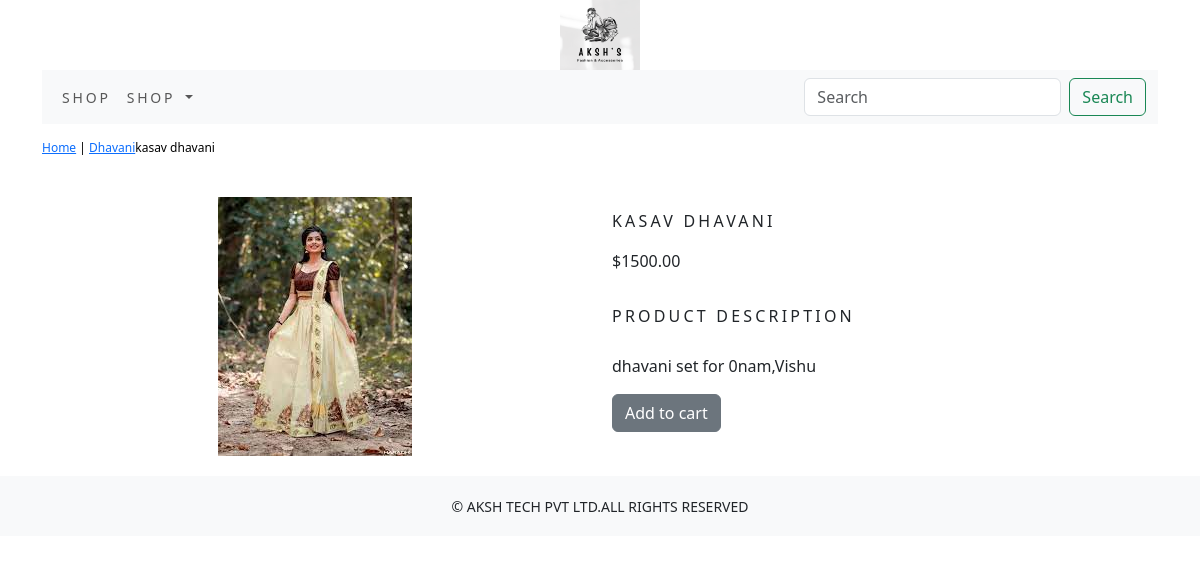
Page /shop/dhavani/kasav-dhavani/ on the committed database.
### shop/models.py (models this page shows, shortened)
class Product(models.Model):
    name=models.CharField(max_length=250,unique=True)
    slug=models.SlugField(max_length=250,unique=True)
    description=models.TextField(blank=True)
    price=models.DecimalField(max_digits=10,decimal_places=2)
    category=models.ForeignKey(Category,on_delete=models.CASCADE)
    image=models.ImageField(upload_to='product',blank=True)
    stock=models.IntegerField()
    available=models.BooleanField(default=True)
    created=models.DateTimeField(auto_now=True)
    updated=models.DateTimeField(auto_now=True)
    def get_url(self):
        return reverse('shop:prodCatDetail',args=[self.category.slug,self.slug])
    class Meta:
            ordering=('name',)
            verbose_name='product'
            verbose_name_plural='products'

class Category(models.Model):
    name=models.CharField(max_length=250,unique=True)
    slug=models.SlugField(max_length=250,unique=True)
    description=models.TextField(blank=True)
    image=models.ImageField(upload_to='category',blank=True)
    class Meta:
        ordering=('name',)
        verbose_name='category'
        verbose_name_plural='categories'
    def get_url(self):
        return reverse('shop:products_by_category',args=[self.slug])
    def __str__(self):
      return   '{}'.format(self.name)

### shop/views.py (the view)
# urls.py: path('<slug:c_slug>/<slug:product_slug>/', views.ProDetail, name='prodCatDetail'),
def ProDetail(request,c_slug,product_slug):
      try:
          product=Product.objects.get(category__slug=c_slug,slug=product_slug)
      except Exception as e:
                            raise e
      return render(request,'product.html',{'product':product})

### cart/context_processors.py (called while the page is built)
def counter(request):
    item_count=0
    if 'admin' in request.path:
        return {}
    else:
        try:
            cart=Cart.objects.filter(cart_id=_cart_id(request))
            car_items=CartItem.objects.all().filter(cart=cart[:1])
            for cart_item in car_items:
                item_count += cart_item.quantity
        except Cart.DoesNotExist:
            item_count =0
    return dict(item_count=item_count)

### cart/views.py (called while the page is built)
def _cart_id(request):
    cart=request.session.session_key
    if not cart:
        cart=request.session.create()
    return cart

### shop/context_processors.py (called while the page is built)
def menu_links(request):
    links=Category.objects.all()
    return dict(links=links)

### templates/product.html (shortened to what this page needs)
{% extends 'base.html' %}
{% load static %}
{% block content %}
<div class="row my_prod_row_class">
    <div class="mx_auto">
        <p><a href="{% url 'shop:allProdCat' %}">Home</a> | <a href="{{product.get_url}}">{{product.category}}</a>{{product.name}}</p>
    </div>
<div class="container">
<br>
<div class="row">
    <div class="col-12 col-sm-12 col-md-12 col-lg-6 text-center">
    <div style="min-width:18rem">
            <img  src="{{product.image.url}}" alt="{{product.name}}">
        </div>
    </div>
       <div class="col-12 col-sm-12 col-md-12 col-lg-6">
         <div>
           <h1 class="my_prod_title">{{product.name}}</h1>
           <p>${{product.price}}</p>
           <p class="my_prod_title">Product Description</p>
           <p class="text-justify my_prod_text">{{product.description}}</p>
           {% if product.stock <= 0 %}
                <p class="text-justify my_prod_text"><b>out of stock</b></p>
           {% else %}
               <a class="btn btn-secondary" href="{% url 'cart:add_cart' product.id %}">Add to cart</a>
           {% endif %}
       </div>
   </div>
</div>
</div>
</div>
{% endblock %}

### static/css/custom.css (style rules this page uses)
body { font-family: 'Protest Riot', sans-serif; }
.my_prod_row_class { padding-top:15px; padding-bottom:20px; }
.my_prod_row_class .mx_auto { color:#000; font-size:12px; text-decoration:none; }
.my_prod_title { font-size:16px; text-transform:uppercase; letter-spacing:.2em; padding-top:15px; padding-bottom:10px; }
.my_prod_text { padding-right:20px; }

### rows in the picture
Product: category "Dhavani", name "kasav dhavani", image (picture), name "KASAV DHAVANI", price "1500.00", description "dhavani set for 0nam,Vishu"
